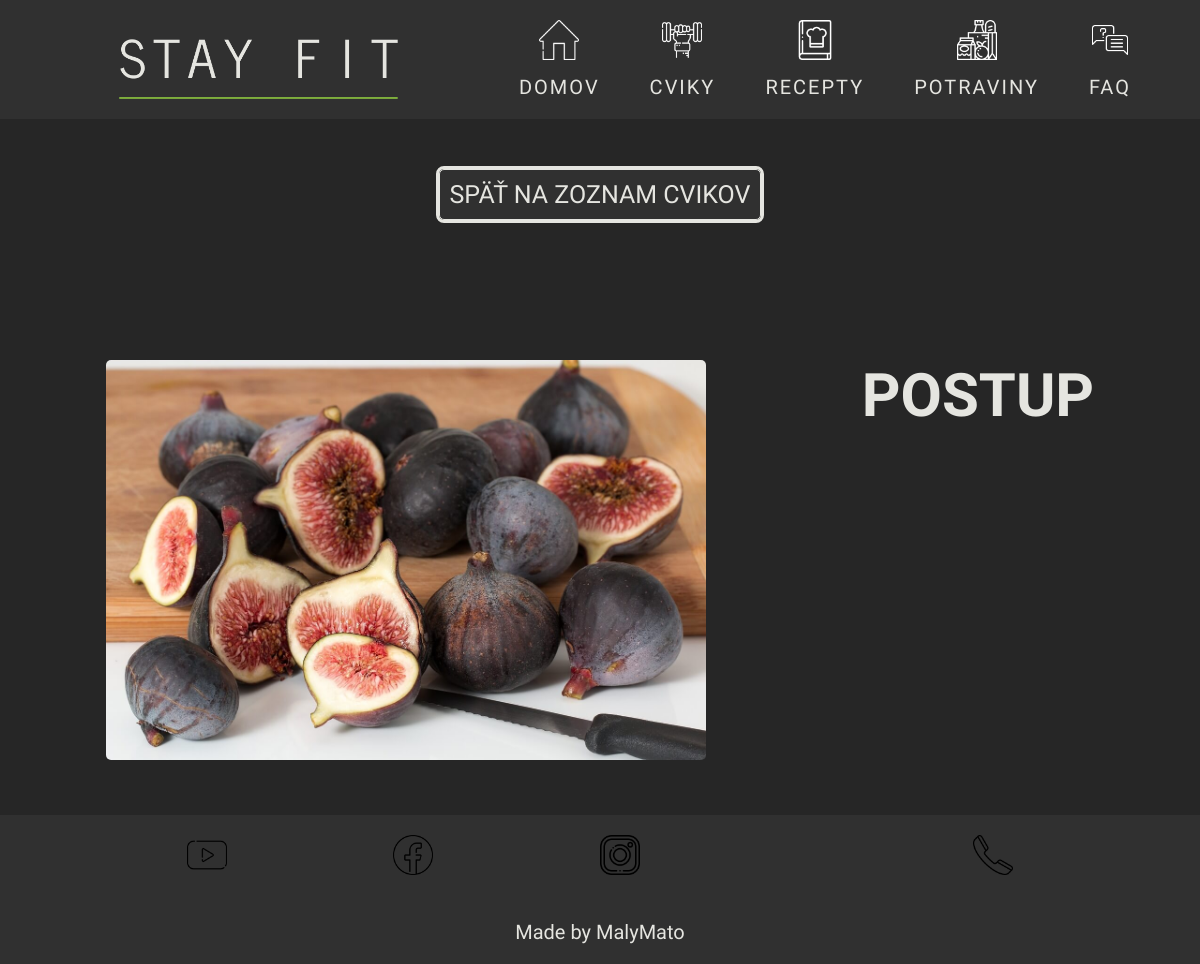
Page /cvik.php?id=6 on the earlier database version.
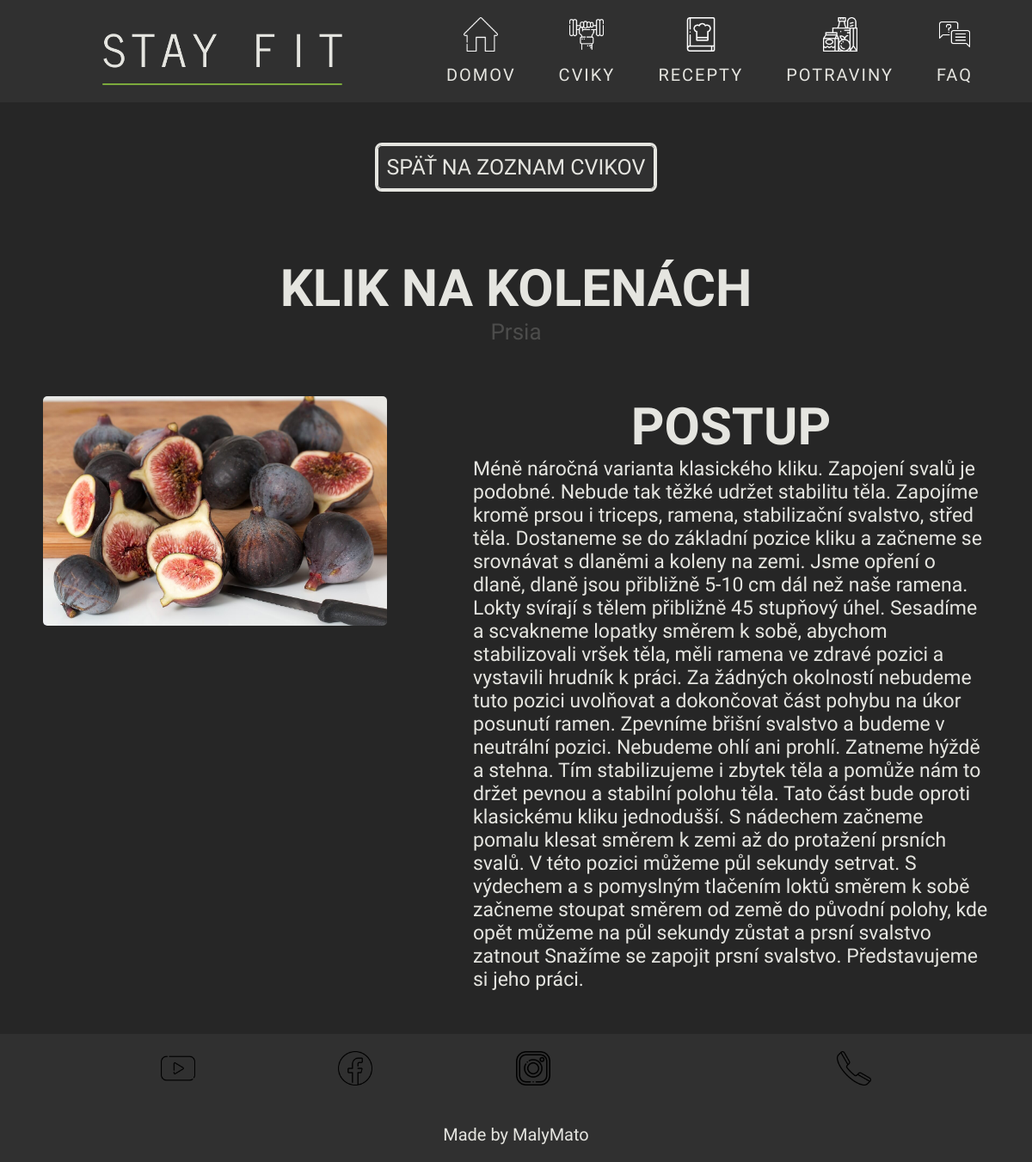
Same page on the later database version.
### tables this page shows
CREATE TABLE IF NOT EXISTS `cviky` (
  `IDcvik` int(11) NOT NULL AUTO_INCREMENT,
  `cvik` varchar(50) NOT NULL,
  `postup` text NOT NULL,
  `IDsval` int(11) NOT NULL,
  `IDvybavenie` int(11) NOT NULL,
  PRIMARY KEY (`IDcvik`),
  KEY `IDsval` (`IDsval`),
  KEY `IDvybavenie` (`IDvybavenie`)
);

CREATE TABLE IF NOT EXISTS `svaly` (
  `IDsval` int(11) NOT NULL AUTO_INCREMENT,
  `sval` varchar(50) NOT NULL,
  PRIMARY KEY (`IDsval`)
);

### cvik.php (the view, shortened to what this page needs)
<!DOCTYPE html>
<html lang="en">
<?php
require_once("./php/db.php");
$id = $_GET["id"] ?? null;
$sql = "SELECT * FROM cviky
        JOIN vybavenia ON vybavenia.IDvybavenie = cviky.IDvybavenie
        JOIN svaly ON svaly.IDsval = cviky.IDsval
        WHERE cviky.IDcvik = $id";
$stmt = $conn->prepare($sql);
$stmt->execute();
$result = $stmt->fetchAll(PDO::FETCH_ASSOC);
foreach ($result as $i) {
  $nazovCviku = $i['cvik'];
  $sval = $i["sval"];
  $postup = $i["postup"];
}
?>
<head>
  <link rel="stylesheet" href="./styles/potravina-header.css" />
  <link rel="stylesheet" href="./styles/layout.css">
  <link rel="stylesheet" href="./styles/cvik.css">
  <link rel="stylesheet" href="./styles/small-footer.css">
</head>
<body>
  <?php include_once "./components/small-header.php" ?>
  <main class="cvik">
    <div class="content-wrapper">
      <div class="content-header">
        <div class="back-button">
          <a href="cviky.php">SPÄŤ NA ZOZNAM CVIKOV</a>
        </div>
        <div class="content-start">
          <div class="name">
            <h1><?php echo $nazovCviku; ?></h1>
            <span class="type"><?php echo $sval; ?></span>
          </div>
        </div>
      </div>
      <div class="cvik-wrapper">
        <div class="basic-info">
          <div class="photo">
            <img src="./media/fig-potravina.jpg" alt="" />
          </div>
        </div>
        <div class="extended-info">
          <div class="name">
            <h1>POSTUP</h1>
          </div>
          <p><?php echo $postup ?></p>
        </div>
      </div>
    </div>
  </main>
  <?php require_once "./components/small-footer.php" ?>
</body>
</html>

Differences in the rows shown:
now on this page (row edited): cviky: cvik "KLIK NA KOLENÁCH", IDsval.sval "Prsia", postup "Méně náročná varianta klasického kliku. Zapojení svalů je podobné. Nebude tak těžké udržet stabilitu těla. Zapojíme kromě prsou i triceps, ramena, stabilizační svalstvo, střed těla. Dostaneme se do základní pozice kliku a začneme se srovnávat s dlaněmi a koleny na zemi. Jsme opření o dlaně, dlaně jsou přibližně 5-10 cm dál než naše ramena. Lokty svírají s tělem přibližně 45 stupňový úhel. Sesadíme a scvakneme lopatky směrem k sobě, abychom stabilizovali vršek těla, měli ramena ve zdravé pozici a vystavili hrudník k práci. Za žádných okolností nebudeme tuto pozici uvolňovat a dokončovat část pohybu na úkor posunutí ramen. Zpevníme břišní svalstvo a budeme v neutrální pozici. Nebudeme ohlí…"
